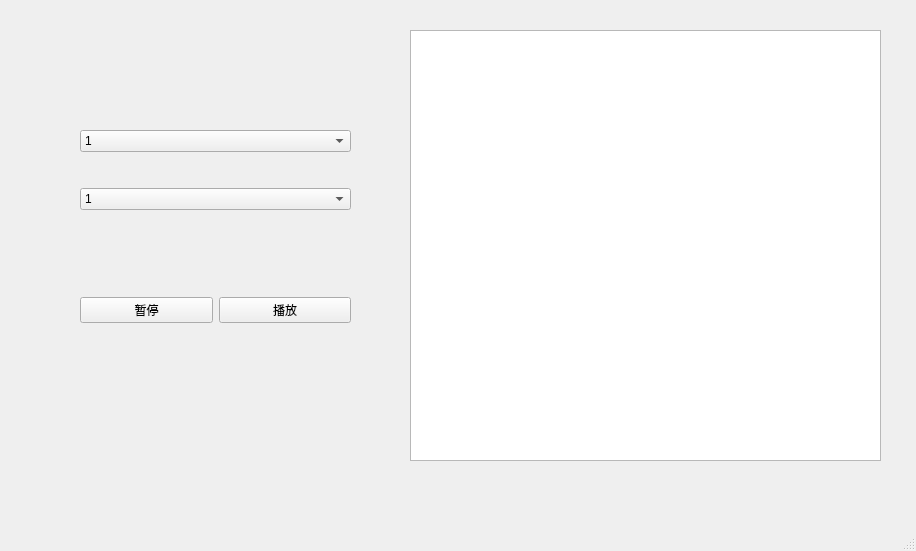
<?xml version="1.0" encoding="UTF-8"?>
<ui version="4.0">
 <class>MainWindow</class>
 <widget class="QMainWindow" name="MainWindow">
  <property name="geometry">
   <rect>
    <x>0</x>
    <y>0</y>
    <width>916</width>
    <height>551</height>
   </rect>
  </property>
  <property name="windowTitle">
   <string>MainWindow</string>
  </property>
  <widget class="QWidget" name="centralwidget">
   <widget class="QWidget" name="verticalLayoutWidget">
    <property name="geometry">
     <rect>
      <x>80</x>
      <y>100</y>
      <width>271</width>
      <height>141</height>
     </rect>
    </property>
    <layout class="QVBoxLayout" name="verticalLayout">
     <item>
      <widget class="QComboBox" name="comboBox">
       <property name="maximumSize">
        <size>
         <width>600</width>
         <height>16777215</height>
        </size>
       </property>
       <item>
        <property name="text">
         <string>1</string>
        </property>
       </item>
       <item>
        <property name="text">
         <string>2</string>
        </property>
       </item>
       <item>
        <property name="text">
         <string>3</string>
        </property>
       </item>
       <item>
        <property name="text">
         <string>4</string>
        </property>
       </item>
      </widget>
     </item>
     <item>
      <widget class="QComboBox" name="comboBox_2">
       <item>
        <property name="text">
         <string>1</string>
        </property>
       </item>
       <item>
        <property name="text">
         <string>2</string>
        </property>
       </item>
       <item>
        <property name="text">
         <string>3</string>
        </property>
       </item>
      </widget>
     </item>
    </layout>
   </widget>
   <widget class="QGraphicsView" name="graphicsView">
    <property name="geometry">
     <rect>
      <x>410</x>
      <y>30</y>
      <width>471</width>
      <height>431</height>
     </rect>
    </property>
    <property name="maximumSize">
     <size>
      <width>600</width>
      <height>16777215</height>
     </size>
    </property>
   </widget>
   <widget class="QWidget" name="horizontalLayoutWidget">
    <property name="geometry">
     <rect>
      <x>80</x>
      <y>270</y>
      <width>271</width>
      <height>80</height>
     </rect>
    </property>
    <layout class="QHBoxLayout" name="horizontalLayout">
     <item>
      <widget class="QPushButton" name="pushButton_2">
       <property name="text">
        <string>暂停</string>
       </property>
      </widget>
     </item>
     <item>
      <widget class="QPushButton" name="pushButton">
       <property name="text">
        <string>播放</string>
       </property>
      </widget>
     </item>
    </layout>
   </widget>
  </widget>
  <widget class="QMenuBar" name="menubar">
   <property name="geometry">
    <rect>
     <x>0</x>
     <y>0</y>
     <width>916</width>
     <height>29</height>
    </rect>
   </property>
  </widget>
  <widget class="QStatusBar" name="statusbar"/>
 </widget>
 <resources/>
 <connections/>
</ui>
